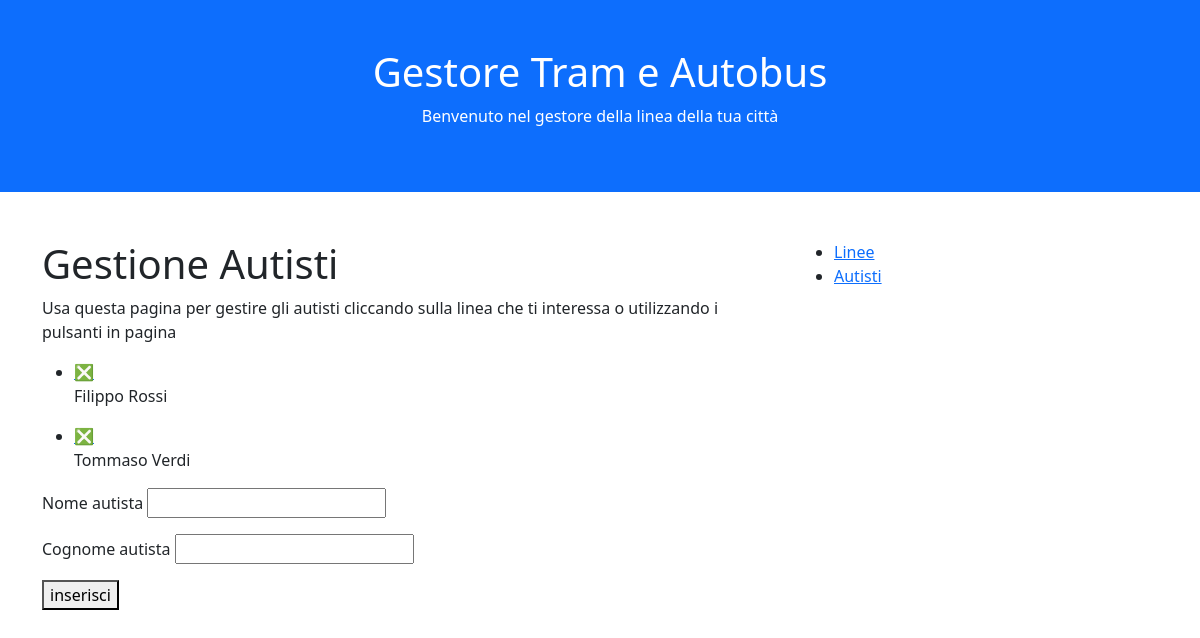
The page /Tram/autisti.php on the database its author committed.
### tables this page shows
CREATE TABLE autisti (
    idautista integer primary key autoincrement,
    nome text,
    cognome text
);

### Tram/autisti.php (the view, shortened to what this page needs)
<?php include("parti/head.php"); ?>
	<h1>Gestione Autisti</h1>
	<p>Usa questa pagina per gestire gli autisti
		cliccando sulla linea che ti interessa o utilizzando
		i pulsanti in pagina</p>
	<?php
		$dbcon = new SQLite3("dati/tram.sqlite");
			$dati = $dbcon->query("SELECT *
									FROM autisti");
			echo "<ul>";
				while($riga = $dati->fetchArray()){
					echo "<li>";
						echo "<a href='?del=".$riga["idautista"]."'>&#10062;</a>";
						echo "<p>";
							echo $riga["nome"]." ".$riga["cognome"];
						echo "</p>";
					echo "</li>";
				}
			echo "</ul>";
	?>
	<form method="post">
		<p>
			<label for="nome">Nome autista</label>
			<input id="nome" name="nome" />
		</p>
		<p>
			<label for="cgnome">Cognome autista</label>
			<input id="cognome" name="cognome" />
		</p>
		<button>inserisci</button>
	</form>
<?php include("parti/foot.php"); ?>

### rows shown on the page
autisti: nome "Filippo", cognome "Rossi"
autisti: nome "Tommaso", cognome "Verdi"
